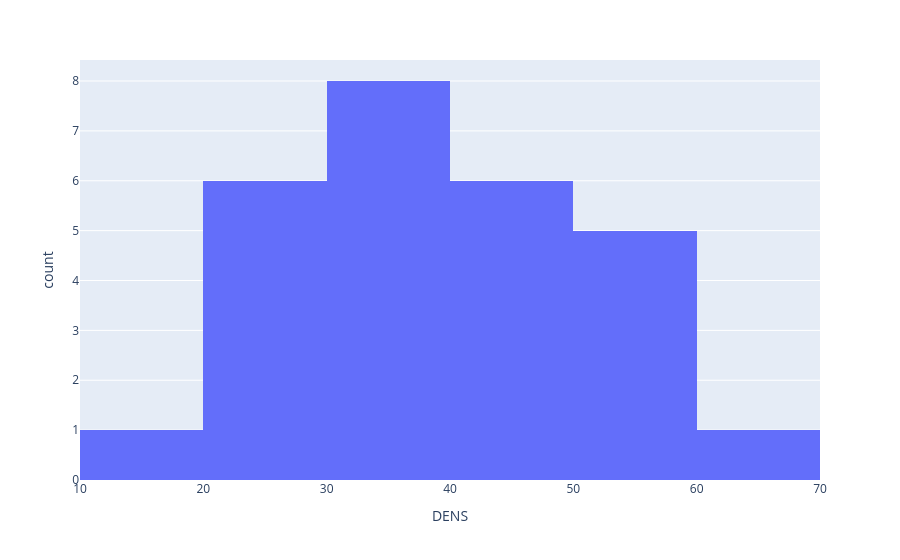

Notebook code cell kept with this figure:
### Code cell
px.histogram(law_pas, x='DENS')

### Figure 1 — Plotly figure (JSON) as saved in the notebook; plotly's stock layout.template omitted (floating-point values rounded to 4 significant figures)
{"data": [{"bingroup": "x", "hovertemplate": "DENS=%{x}<br>count=%{y}<extra></extra>", "legendgroup": "", "marker": {"color": "#636efa", "pattern": {"shape": ""}}, "name": "", "orientation": "v", "showlegend": false, "type": "histogram", "x": [56.9, 49.6, 32.4, 54.6, 30.7, 35.1, 38.4, 46.2, 32.9, 43.5, 44.8, 25.0, 35.0, 50.6, 31.6, 52.5, 61.1, 51.6, 47.7, 20.8, 29.0, 41.4, 22.9, 37.3, 23.1, 21.4, 13.7], "xaxis": "x", "yaxis": "y"}], "layout": {"barmode": "relative", "legend": {"tracegroupgap": 0}, "margin": {"t": 60}, "xaxis": {"anchor": "y", "domain": [0, 1], "title": {"text": "DENS"}}, "yaxis": {"anchor": "x", "domain": [0, 1], "title": {"text": "count"}}}}
